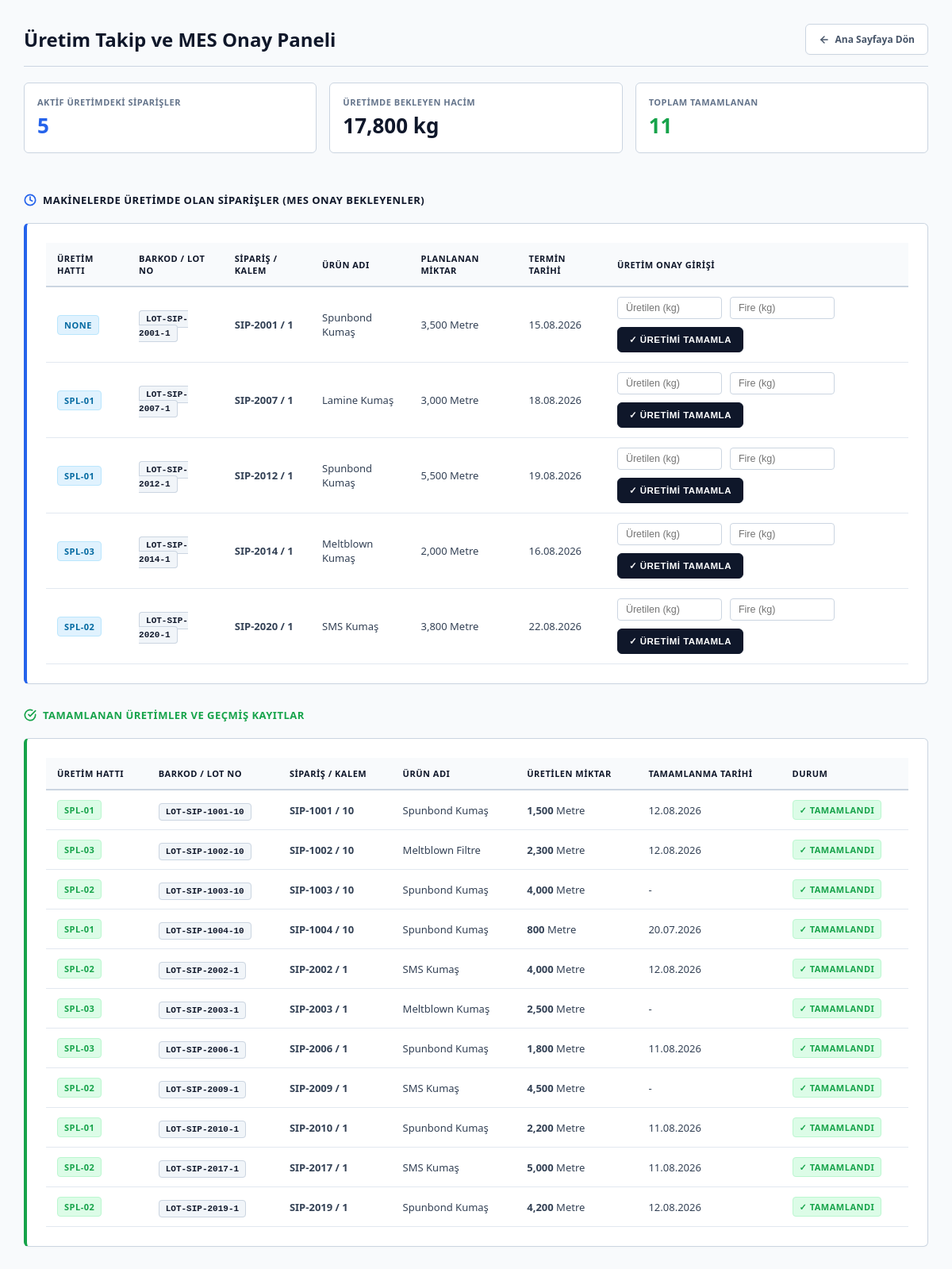
Screenshot of /production with the database file from the repository.
### app/models.py (models this page shows)
class Order(Base):
    __tablename__ = "orders"
    id: Mapped[int] = mapped_column(
        primary_key=True,
        index=True,
    )
    order_no: Mapped[str] = mapped_column(
        String(50),
        unique=False,
        nullable=False,
        index=True,
    )
    item_no: Mapped[str] = mapped_column(
        String(50),
        nullable=False,
        index=True,
    )
    customer_name: Mapped[str] = mapped_column(
        String(150),
        nullable=False,
    )
    product_id: Mapped[int | None] = mapped_column(
        ForeignKey("products.id"),
        nullable=True,
    )
    quantity: Mapped[float | None] = mapped_column(
        Float,
        nullable=True,
    )
    width: Mapped[float | None] = mapped_column(
        Float,
        nullable=True,
    )
    grammage: Mapped[float | None] = mapped_column(
        Float,
        nullable=True,
    )
    market_type: Mapped[str] = mapped_column(
        String(50),
        default="Yurtiçi",
        nullable=False,
    )
    sales_rep: Mapped[str | None] = mapped_column(
        String(100),
        nullable=True,
    )
    unit_price: Mapped[float] = mapped_column(
        Float,
        default=0.0,
        nullable=False,
    )
    currency: Mapped[str] = mapped_column(
        String(20),
        default="TRY",
        nullable=False,
    )
    production_line: Mapped[str | None] = mapped_column(
        String(50),
        nullable=True,
    )
    priority: Mapped[str] = mapped_column(
        String(50),
        default="Orta",
        nullable=False,
    )
    status: Mapped[str] = mapped_column(
        String(50),
        default="Yeni",
        nullable=False,
    )
    estimated_delivery_date: Mapped[date | None] = mapped_column(
        Date,
        nullable=True,
    )
    actual_delivery_date: Mapped[date | None] = mapped_column(
        Date,
        nullable=True,
    )
    completion_date: Mapped[date | None] = mapped_column(
        Date,
        nullable=True,
    )
    product = relationship("Product", back_populates="orders")

class Product(Base):
    __tablename__ = "products"
    id: Mapped[int] = mapped_column(primary_key=True, index=True)
    product_code: Mapped[str] = mapped_column(String(50), unique=True, nullable=False, index=True) # Örn: URN-SPN01
    product_name: Mapped[str] = mapped_column(String(150), nullable=False)
    product_group: Mapped[str | None] = mapped_column(String(100), nullable=True) # Örn: Spunbond, Meltblown
    standard_width: Mapped[float | None] = mapped_column(Float, nullable=True) # Standart en değeri (cm)
    grammage: Mapped[float | None] = mapped_column(Float, nullable=True) # Standart gramajı (g/m2)
    unit: Mapped[str] = mapped_column(String(20), default="Metre", nullable=False) # Ölçü birimi
    eligible_lines: Mapped[str | None] = mapped_column(String(150), nullable=True) # Üretilebildiği makineler (Örn: "SPL-01,SPL-02")
    is_active: Mapped[bool] = mapped_column(Boolean, default=True, nullable=False)
    orders = relationship("Order", back_populates="product")
    recipes = relationship("Recipe", back_populates="product")

### app/main.py (the view)
@app.get("/production", response_class=HTMLResponse)
def get_production_tracking(request: Request):
    db = SessionLocal()
    try:
        active_orders = db.query(models.Order).filter(
            models.Order.status == "Planlandı"
        ).options(
            joinedload(models.Order.product)
        ).all()
        completed_orders = db.query(models.Order).filter(
            models.Order.status == "Tamamlandı"
        ).options(
            joinedload(models.Order.product)
        ).all()
    finally:
        db.close()
    return templates.TemplateResponse(
        request=request,
        name="production.html",
        context={
            "title": "Üretim Takip & MES Onay Girişi - Üretim Asistanım",
            "active_orders": active_orders,
            "completed_orders": completed_orders
        }
    )

### app/templates/production.html (shortened to what this page needs)
<!DOCTYPE html>
<html lang="tr">
<head>
</head>
<body>
    <div class="container">
        <div class="header-container">
            <h1>Üretim Takip ve MES Onay Paneli</h1>
            <a href="/" class="btn-back">
                <svg width="14" height="14" viewBox="0 0 24 24" fill="none" stroke="currentColor" stroke-width="2.5" stroke-linecap="round" stroke-linejoin="round" style="margin-right: 6px;">
                    <line x1="19" y1="12" x2="5" y2="12"></line>
                    <polyline points="12 19 5 12 12 5"></polyline>
                </svg>
                Ana Sayfaya Dön
            </a>
        </div>
        {% set total_active_qty = namespace(value=0) %}
        {% for o in active_orders %}
            {% if o.quantity %}{% set total_active_qty.value = total_active_qty.value + o.quantity %}{% endif %}
        {% endfor %}
        <div style="display: grid; grid-template-columns: repeat(3, 1fr); gap: 16px; margin-bottom: 20px;">
            <div style="background: white; border: 1px solid #cbd5e1; border-radius: 6px; padding: 16px; display: flex; flex-direction: column; box-shadow: 0 1px 3px rgba(0,0,0,0.01);">
                <span style="font-size: 11px; font-weight: 700; color: #64748b; text-transform: uppercase; letter-spacing: 0.5px;">Aktif Üretimdeki Siparişler</span>
                <span style="font-size: 26px; font-weight: 800; color: #2563eb; margin-top: 4px;">{{ active_orders | length }}</span>
            </div>
            <div style="background: white; border: 1px solid #cbd5e1; border-radius: 6px; padding: 16px; display: flex; flex-direction: column; box-shadow: 0 1px 3px rgba(0,0,0,0.01);">
                <span style="font-size: 11px; font-weight: 700; color: #64748b; text-transform: uppercase; letter-spacing: 0.5px;">Üretimde Bekleyen Hacim</span>
                <span style="font-size: 26px; font-weight: 800; color: #0f172a; margin-top: 4px;">{{ "{:,.0f}".format(total_active_qty.value)|replace('.', ',') }} kg</span>
            </div>
            <div style="background: white; border: 1px solid #cbd5e1; border-radius: 6px; padding: 16px; display: flex; flex-direction: column; box-shadow: 0 1px 3px rgba(0,0,0,0.01);">
                <span style="font-size: 11px; font-weight: 700; color: #64748b; text-transform: uppercase; letter-spacing: 0.5px;">Toplam Tamamlanan</span>
                <span style="font-size: 26px; font-weight: 800; color: #16a34a; margin-top: 4px;">{{ completed_orders | length }}</span>
            </div>
        </div>
        <div class="section-title">
            <svg width="16" height="16" viewBox="0 0 24 24" fill="none" stroke="currentColor" stroke-width="2.5" stroke-linecap="round" stroke-linejoin="round" style="color: #2563eb;">
                <circle cx="12" cy="12" r="10"></circle>
                <polyline points="12 6 12 12 16 14"></polyline>
            </svg>
            Makinelerde Üretimde Olan Siparişler (MES Onay Bekleyenler)
        </div>
        <div class="table-container" style="border-left: 4px solid #2563eb;">
            <div class="table-responsive">
                <table>
                    <thead>
                        <tr>
                            <th>Üretim Hattı</th>
                            <th>Barkod / Lot No</th>
                            <th>Sipariş / Kalem</th>
                            <th>Ürün Adı</th>
                            <th>Planlanan Miktar</th>
                            <th>Termin Tarihi</th>
                            <th>Üretim Onay Girişi</th>
                        </tr>
                    </thead>
                    <tbody>
                        {% if active_orders %}
                            {% for order in active_orders %}
                                <tr>
                                    <td><span class="badge badge-active">{{ order.production_line }}</span></td>
                                    <td><span class="barcode-tag">LOT-{{ order.order_no }}-{{ order.item_no }}</span></td>
                                    <td><strong>{{ order.order_no }} / {{ order.item_no }}</strong></td>
                                    <td>{{ order.product.product_name }}</td>
                                    <td>{{ "{:,.0f}".format(order.quantity)|replace('.', ',') }} {{ order.product.unit }}</td>
                                    <td>{{ order.estimated_delivery_date.strftime('%d.%m.%Y') if order.estimated_delivery_date else '-' }}</td>
                                    <td>
                                        <form class="confirm-form" action="/production/onayla" method="post" onsubmit="return confirm('Bu siparişi tamamlamak ve depodan malzeme düşmek istediğinize emin misiniz?');">
                                            <input type="number" step="0.01" name="uretilen_miktar" placeholder="Üretilen (kg)" required min="0">
                                            <input type="number" step="0.01" name="fire_miktari" placeholder="Fire (kg)" required min="0">
                                            <button type="submit" class="btn-confirm">✓ Üretimi Tamamla</button>
                                        </form>
                                    </td>
                                </tr>
                            {% endfor %}
                        {% else %}
                            <tr>
                                <td colspan="7" class="no-data">Makinelerde şu an aktif üretim bulunmuyor. Planlama ekranından sipariş atayabilirsiniz.</td>
                            </tr>
                        {% endif %}
                    </tbody>
                </table>
            </div>
        </div>
        <div class="section-title" style="color: #16a34a;">
            <svg width="16" height="16" viewBox="0 0 24 24" fill="none" stroke="currentColor" stroke-width="2.5" stroke-linecap="round" stroke-linejoin="round">
                <path d="M22 11.08V12a10 10 0 1 1-5.93-9.14"></path>
                <polyline points="22 4 12 14.01 9 11.01"></polyline>
            </svg>
            Tamamlanan Üretimler ve Geçmiş Kayıtlar
        </div>
        <div class="table-container" style="border-left: 4px solid #16a34a;">
            <div class="table-responsive">
                <table>
                    <thead>
                        <tr>
                            <th>Üretim Hattı</th>
                            <th>Barkod / Lot No</th>
                            <th>Sipariş / Kalem</th>
                            <th>Ürün Adı</th>
                            <th>Üretilen Miktar</th>
                            <th>Tamamlanma Tarihi</th>
                            <th>Durum</th>
                        </tr>
                    </thead>
                    <tbody>
                        {% if completed_orders %}
                            {% for order in completed_orders %}
                                <tr>
                                    <td><span class="badge badge-completed">{{ order.production_line }}</span></td>
                                    <td><span class="barcode-tag">LOT-{{ order.order_no }}-{{ order.item_no }}</span></td>
                                    <td><strong>{{ order.order_no }} / {{ order.item_no }}</strong></td>
                                    <td>{{ order.product.product_name }}</td>
                                    <td><strong>{{ "{:,.0f}".format(order.quantity)|replace('.', ',') }}</strong> {{ order.product.unit }}</td>
                                    <td>{{ order.completion_date.strftime('%d.%m.%Y') if order.completion_date else '-' }}</td>
                                    <td>
                                        <span class="badge badge-completed">✓ Tamamlandı</span>
                                    </td>
                                </tr>
                            {% endfor %}
                        {% else %}
                            <tr>
                                <td colspan="7" class="no-data">Henüz tamamlanmış bir üretim kaydı bulunmuyor.</td>
                            </tr>
                        {% endif %}
                    </tbody>
                </table>
            </div>
        </div>
    </div>
</body>
</html>

### app/templates/production.html (style rules this page uses)
body { margin: 0; font-family: 'Segoe UI', Tahoma, Geneva, Verdana, sans-serif; background: #f8fafc; color: #0f172a; box-sizing: border-box; padding: 30px; }
.container { max-width: 1300px; margin: 0 auto; display: flex; flex-direction: column; gap: 20px; }
.header-container { display: flex; justify-content: space-between; align-items: center; border-bottom: 1px solid #cbd5e1; padding-bottom: 14px; }
h1 { color: #0f172a; font-size: 24px; font-weight: 800; margin: 0; }
.btn-back { display: inline-flex; align-items: center; text-decoration: none; color: #475569; background-color: #ffffff; font-weight: 600; font-size: 12px; padding: 10px 16px; border-radius: 6px; border: 1px solid #cbd5e1; transition: all 0.2s ease; box-shadow: 0 1px 2px rgba(0,0,0,0.02); }
.section-title { font-size: 13px; font-weight: 700; color: #0f172a; margin-top: 10px; display: flex; align-items: center; gap: 8px; text-transform: uppercase; letter-spacing: 0.5px; }
.table-container { background: white; padding: 24px; border-radius: 6px; box-shadow: 0 1px 3px rgba(0,0,0,0.02); border: 1px solid #cbd5e1; }
.table-responsive { overflow-x: auto; }
table { width: 100%; border-collapse: collapse; text-align: left; }
th { background-color: #f8fafc; color: #0f172a; font-weight: 700; font-size: 11px; text-transform: uppercase; padding: 12px 14px; border-bottom: 2px solid #cbd5e1; letter-spacing: 0.5px; }
td { padding: 12px 14px; border-bottom: 1px solid #e2e8f0; color: #334155; font-size: 13px; }
.barcode-tag { font-family: 'Courier New', Courier, monospace; background: #f1f5f9; color: #0f172a; padding: 4px 8px; border-radius: 4px; font-weight: 700; border: 1px solid #cbd5e1; font-size: 11px; }
.confirm-form { display: flex; align-items: center; gap: 10px; flex-wrap: wrap; }
.confirm-form input { padding: 6px 10px; border-radius: 4px; border: 1px solid #cbd5e1; font-size: 12.5px; width: 110px; background-color: #ffffff; outline: none; transition: border-color 0.2s; color: #0f172a; }
.btn-confirm { background: #0f172a; color: white; border: 1px solid #0f172a; padding: 8px 14px; border-radius: 6px; font-weight: 700; font-size: 11.5px; cursor: pointer; transition: all 0.2s ease; text-transform: uppercase; letter-spacing: 0.5px; }
.badge { display: inline-block; padding: 4px 8px; border-radius: 4px; font-size: 11px; font-weight: 700; text-transform: uppercase; letter-spacing: 0.5px; }
.badge-active { background-color: #e0f2fe; color: #0369a1; border: 1px solid #bae6fd; }
.badge-completed { background-color: #dcfce7; color: #16a34a; border: 1px solid #bbf7d0; }

### rows the page displays
Order: production_line "NONE", order_no "SIP-2001", item_no "1", product.product_name "Spunbond Kumaş", quantity "3,500", product.unit "Metre", estimated_delivery_date "15.08.2026"
Order: production_line "SPL-01", order_no "SIP-2007", item_no "1", product.product_name "Lamine Kumaş", quantity "3,000", product.unit "Metre", estimated_delivery_date "18.08.2026"
Order: production_line "SPL-01", order_no "SIP-2012", item_no "1", product.product_name "Spunbond Kumaş", quantity "5,500", product.unit "Metre", estimated_delivery_date "19.08.2026"
Order: production_line "SPL-03", order_no "SIP-2014", item_no "1", product.product_name "Meltblown Kumaş", quantity "2,000", product.unit "Metre", estimated_delivery_date "16.08.2026"
Order: production_line "SPL-02", order_no "SIP-2020", item_no "1", product.product_name "SMS Kumaş", quantity "3,800", product.unit "Metre", estimated_delivery_date "22.08.2026"
Order: production_line "SPL-01", order_no "SIP-1001", item_no "10", product.product_name "Spunbond Kumaş", quantity "1,500", product.unit "Metre", completion_date "12.08.2026"
Order: production_line "SPL-03", order_no "SIP-1002", item_no "10", product.product_name "Meltblown Filtre", quantity "2,300", product.unit "Metre", completion_date "12.08.2026"
Order: production_line "SPL-02", order_no "SIP-1003", item_no "10", product.product_name "Spunbond Kumaş", quantity "4,000", product.unit "Metre", completion_date "-"
Order: production_line "SPL-01", order_no "SIP-1004", item_no "10", product.product_name "Spunbond Kumaş", quantity "800", product.unit "Metre", completion_date "20.07.2026"
Order: production_line "SPL-02", order_no "SIP-2002", item_no "1", product.product_name "SMS Kumaş", quantity "4,000", product.unit "Metre", completion_date "12.08.2026"
Order: production_line "SPL-03", order_no "SIP-2003", item_no "1", product.product_name "Meltblown Kumaş", quantity "2,500", product.unit "Metre", completion_date "-"
Order: production_line "SPL-03", order_no "SIP-2006", item_no "1", product.product_name "Spunbond Kumaş", quantity "1,800", product.unit "Metre", completion_date "11.08.2026"
Order: production_line "SPL-02", order_no "SIP-2009", item_no "1", product.product_name "SMS Kumaş", quantity "4,500", product.unit "Metre", completion_date "-"
Order: production_line "SPL-01", order_no "SIP-2010", item_no "1", product.product_name "Spunbond Kumaş", quantity "2,200", product.unit "Metre", completion_date "11.08.2026"
Order: production_line "SPL-02", order_no "SIP-2017", item_no "1", product.product_name "SMS Kumaş", quantity "5,000", product.unit "Metre", completion_date "11.08.2026"
Order: production_line "SPL-02", order_no "SIP-2019", item_no "1", product.product_name "Spunbond Kumaş", quantity "4,200", product.unit "Metre", completion_date "12.08.2026"

### other values shown
{{ active_orders | length }} "5"
{{ "{:,.0f}".format(total_active_qty.value)|replace('.', ',') }} "17,800"
{{ completed_orders | length }} "11"
